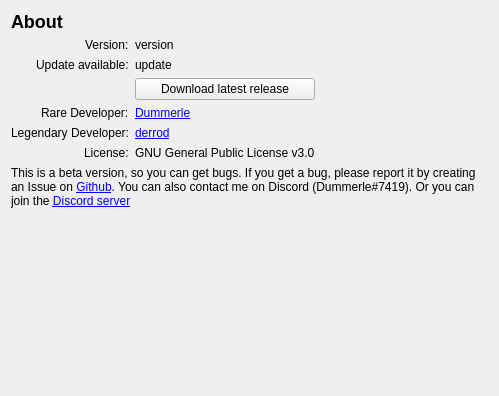
<?xml version="1.0" encoding="UTF-8"?>
<ui version="4.0">
 <class>About</class>
 <widget class="QWidget" name="About">
  <property name="geometry">
   <rect>
    <x>0</x>
    <y>0</y>
    <width>499</width>
    <height>396</height>
   </rect>
  </property>
  <property name="windowTitle">
   <string>About</string>
  </property>
  <layout class="QGridLayout" name="gridLayout">
   <item row="4" column="1">
    <widget class="QPushButton" name="open_browser">
     <property name="text">
      <string>Download latest release</string>
     </property>
    </widget>
   </item>
   <item row="2" column="0" alignment="Qt::AlignRight">
    <widget class="QLabel" name="lbl_version">
     <property name="text">
      <string>Version:</string>
     </property>
    </widget>
   </item>
   <item row="7" column="0" alignment="Qt::AlignRight">
    <widget class="QLabel" name="lbl_license">
     <property name="text">
      <string>License:</string>
     </property>
    </widget>
   </item>
   <item row="6" column="0">
    <widget class="QLabel" name="lbl_lgd_dev">
     <property name="text">
      <string>Legendary Developer:</string>
     </property>
    </widget>
   </item>
   <item row="5" column="1">
    <widget class="QLabel" name="dev">
     <property name="toolTip">
      <string>Github</string>
     </property>
     <property name="text">
      <string>&lt;a href='https://github.com/Dummerle'&gt;Dummerle&lt;/a&gt;</string>
     </property>
     <property name="openExternalLinks">
      <bool>true</bool>
     </property>
    </widget>
   </item>
   <item row="3" column="0" alignment="Qt::AlignRight">
    <widget class="QLabel" name="lbl_update">
     <property name="text">
      <string>Update available:</string>
     </property>
    </widget>
   </item>
   <item row="2" column="1">
    <widget class="QLabel" name="version">
     <property name="text">
      <string>version</string>
     </property>
    </widget>
   </item>
   <item row="5" column="0" alignment="Qt::AlignRight">
    <widget class="QLabel" name="lbl_dev">
     <property name="text">
      <string>Rare Developer:</string>
     </property>
    </widget>
   </item>
   <item row="7" column="1">
    <widget class="QLabel" name="license">
     <property name="text">
      <string>GNU General Public License v3.0</string>
     </property>
    </widget>
   </item>
   <item row="3" column="1">
    <widget class="QLabel" name="update">
     <property name="text">
      <string>update</string>
     </property>
    </widget>
   </item>
   <item row="6" column="1">
    <widget class="QLabel" name="lgd_dev">
     <property name="toolTip">
      <string>Github</string>
     </property>
     <property name="text">
      <string>&lt;a href='https://github.com/derrod/'&gt;derrod&lt;/a&gt;</string>
     </property>
     <property name="openExternalLinks">
      <bool>true</bool>
     </property>
    </widget>
   </item>
   <item row="14" column="0" colspan="3">
    <widget class="QLabel" name="info_text">
     <property name="text">
      <string>This is a beta version, so you can get bugs. If you get a bug, please report it by creating an Issue on &lt;a href='https://github.com/Dummerle/Rare/issues'&gt;Github&lt;/a&gt;. You can also contact me on Discord (Dummerle#7419). Or you can join the &lt;a href='https://discord.gg/YvmABK9YSk'&gt;Discord server&lt;/a&gt;</string>
     </property>
     <property name="wordWrap">
      <bool>true</bool>
     </property>
     <property name="openExternalLinks">
      <bool>true</bool>
     </property>
    </widget>
   </item>
   <item row="15" column="0" colspan="3">
    <spacer name="verticalSpacer">
     <property name="orientation">
      <enum>Qt::Vertical</enum>
     </property>
     <property name="sizeHint" stdset="0">
      <size>
       <width>20</width>
       <height>40</height>
      </size>
     </property>
    </spacer>
   </item>
   <item row="1" column="0" colspan="3">
    <widget class="QLabel" name="title">
     <property name="text">
      <string>&lt;h2&gt;About&lt;/h2&gt;</string>
     </property>
    </widget>
   </item>
   <item row="2" column="2" rowspan="6">
    <spacer name="horizontalSpacer">
     <property name="orientation">
      <enum>Qt::Horizontal</enum>
     </property>
     <property name="sizeHint" stdset="0">
      <size>
       <width>40</width>
       <height>20</height>
      </size>
     </property>
    </spacer>
   </item>
  </layout>
 </widget>
 <resources/>
 <connections/>
</ui>
